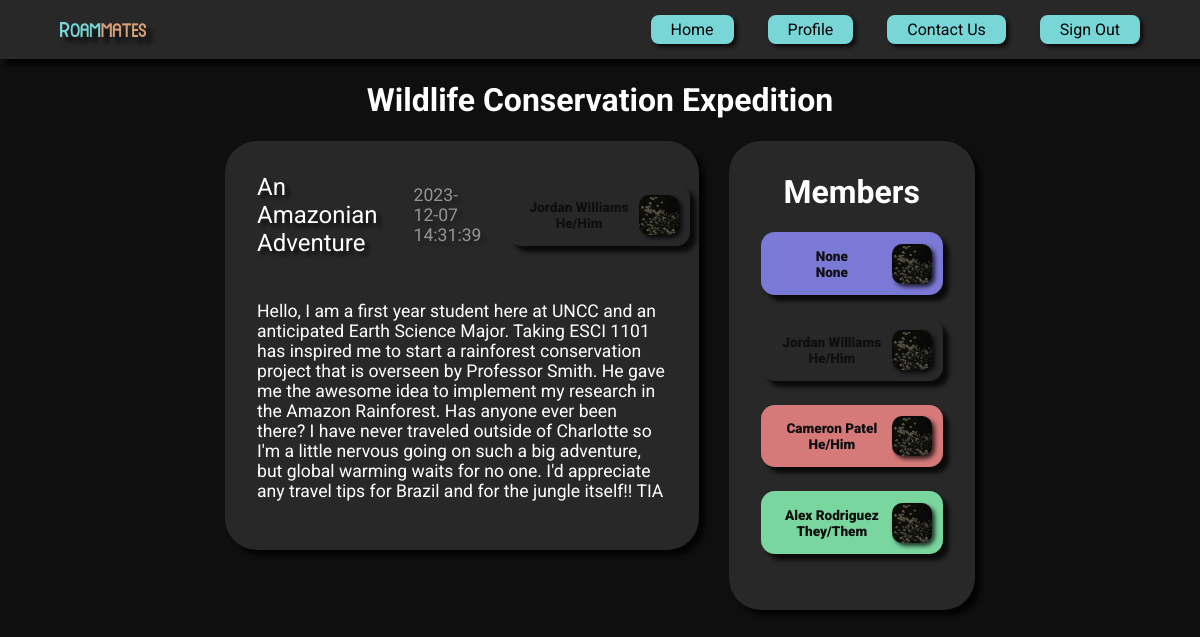
/server/4/group, run on the app's committed database.
### tables this page shows
CREATE TABLE Groups (
    id INTEGER PRIMARY KEY AUTOINCREMENT,
    title TEXT NOT NULL,
    location TEXT,
    description TEXT,
    avatar BLOB
);

CREATE TABLE Posts (
    id INTEGER PRIMARY KEY AUTOINCREMENT,
    group_id INTEGER NOT NULL,
    created_at TEXT NOT NULL,
    author INTEGER NOT NULL,
    title TEXT NOT NULL,
    content TEXT,
    FOREIGN KEY(group_id) REFERENCES Groups(id),
    FOREIGN KEY(author) REFERENCES Users(id)
);

CREATE TABLE "Users" (
	"id"	INTEGER,
	"created_at"	TEXT NOT NULL,
	"email"	TEXT NOT NULL,
	"name"	TEXT,
	"pronouns"	TEXT,
	"bio"	TEXT,
	"avatar"	BLOB,
	"color"	TEXT,
	PRIMARY KEY("id" AUTOINCREMENT)
);

### flaskr/server.py (the view, shortened to what this page needs)
@bp.route("/<int:group_id>/group", methods=['GET', 'POST'])
def group(group_id):
    db = get_db()
    db.row_factory = sqlite3.Row
    group_info = db.execute(
        """
        SELECT *
        FROM Groups
        WHERE id = ?
        """, (group_id,)
    ).fetchall()
    posts = db.execute(
        """
        SELECT
            Posts.id AS post_id,
            Posts.title,
            Posts.content,
            Posts.created_at,
            Users.name AS author_name,
            Users.color AS author_color,
            Users.pronouns AS author_pronouns
        FROM
            Posts
        JOIN Users ON Posts.author = Users.id
        WHERE
            Posts.group_id = ?
        """, (group_id,)
    ).fetchall()
    members = db.execute(
        """
        SELECT *
        FROM Users
        JOIN GroupMembers ON Users.id = GroupMembers.user_id
        WHERE GroupMembers.group_id = ?
        """, (group_id,)
    ).fetchall()
    comments = {}
    for post in posts:
        post_comments = db.execute(
            """
            SELECT
                Comments.id AS comment_id,
                Comments.content AS comment_content,
                Comments.created_at AS comment_created_at,
                Users.name AS user_name,
                Users.color AS user_color,
                Users.pronouns AS user_pronouns
            FROM
                Comments
            JOIN Users ON Comments.user_id = Users.id
            WHERE
                Comments.post_id = ?
            """, (post[0],)
        ).fetchall()
        comments[f'{post[0]}'] = post_comments
    posts_formatted = {}
    for post in posts:
        posts_formatted[f'{post[0]}'] = post
    return render_template("/server/group.html",
                           group_id=group_id, group_info=group_info, posts=posts, members=members, comments=comments)

### flaskr/__init__.py (called while the page is built)
def create_app(test_config=None):
    app = Flask(__name__)
    app.secret_key = env.get("APP_SECRET_KEY")
    app.database = os.path.join(app.instance_path, 'flaskr.sqlite')
    app.config['DATABASE'] = os.path.join(app.instance_path, 'flaskr.sqlite')
    try:
        os.makedirs(app.instance_path)
    except OSError:
        pass
    from . import db
    db.init_app(app)
    from . import server
    app.register_blueprint(server.bp)
    app.add_url_rule('/', endpoint='server.login_page')
    @app.context_processor
    def utility_functions():
        def print_in_console(message):
            print(str(message))
        return dict(mdebug=print_in_console)
    return app

### flaskr/db.py (called while the page is built)
def get_db():
    if 'db' not in g:
        g.db = sqlite3.connect(
            current_app.config['DATABASE'],
            detect_types=sqlite3.PARSE_DECLTYPES
        )
        g.db.row_factory = sqlite3.Row
    return g.db

### flaskr/templates/server/group.html (shortened to what this page needs)
{% extends 'base.html' %}
{% from 'components.html' import navbar, contact_card, post_card, member_list_card, expanded_post_card %}
{% block content %}
{{ navbar() }}
<header>
    <h1 id="title">{{ group_info[0][1] }}</h1>
</header>
<div class="columns-container">
    <div class="posts-list">
        {% for post in posts %}
            {{ post_card(post) }}
        {% endfor %}
    </div>
    <div class="member-list-container">
        {{ member_list_card(members) }}
    </div>
</div>
{% endblock %}

### flaskr/templates/components.html (shortened to what this page needs)
{% macro navbar() -%}
<nav>
    <img id="logo" src="{{ url_for('static', filename='/assets/Roammates Logo.png') }}" alt="">
    <ul>
        <li><a href="/server/groups_list"><button class="banner"><img src="" alt="">Home</button></a></li>
        <li><a href="/server/profile"><button class="banner"><img src="" alt="">Profile</button></a></li>
        <li><button id="contact-button" class="banner"><img src="" alt="">Contact Us</button></li>
        <li><a href="/server/logout"><button class="banner"><img src="" alt="">Sign Out</button></a></li>
    </ul>
</nav>
{%- endmacro %}
{% macro member_card(color, name, pronouns) -%}
<div id="member-container">
    <div class="card {{ color }} member">
        <div id="name-pronouns">
            <p>{{ name }}</p>
            <p>{{ pronouns }}</p>
        </div>
        <div id="avatar">
            <img src="{{ url_for('static', filename='/assets/Profile Avatar.jpg') }}" alt="">
        </div>
    </div>
</div>
{%- endmacro %}
{% macro member_list_card(members) -%}
<div>
    <div class="card member-list">
        <h1>Members</h1>
        {% for i in range(members | length) %}
            {{ member_card(members[i][7], members[i][3], members[i][4]) }}
        {% endfor %}
    </div>
</div>
{%- endmacro %}
{% macro post_card(post) -%}
<div>
    <div class="card post" id="post-{{ post[0] }}">
        <ul>
            <li class="primary">{{ post[1] }}</li>
            <li class="secondary">{{ post[3] }}</li>
            {{ member_card(post[5], post[4], post[6]) }}
        </ul>
        <p>{{ post[2] }}</p>
    </div>
</div>
{%- endmacro %}

### flaskr/static/layouts/styles.css (style rules this page uses)
:root { --black: #0F0F0F; --dark-grey: #282828; --light-grey: #545454; --blue: #79D6D6; --orange: #D6A079; --green: #79D69E; --purple: #7B79D6; --pink: #BE79D6; --red: #D67979; }
body { background-color: var(--black); margin-top: 60px; font-family: 'Roboto', sans-serif; color: white; overflow: auto; }
button { font-family: 'Roboto', sans-serif; font-size: 1em; border: 0; cursor: pointer; filter: brightness(1) drop-shadow(3px 3px 2px rgba(0, 0, 0, 0.75)); transition: all 0.2s; }
.banner { background-color: var(--blue); padding: 5px 20px; border-radius: 8px; color: black; }
nav { background-color: var(--dark-grey); padding: 15px 60px; filter: drop-shadow(6px 6px 2px rgba(0, 0, 0, 0.75)); position: fixed; left: 0; right: 0; top: 0; z-index: 1; display: flex; align-items: center; justify-content: space-between; }
nav #logo { float: left; max-width: 8%; align-content: center; filter: drop-shadow(6px 6px 2px rgba(0, 0, 0, 0.75)); }
nav ul { list-style: none; padding: 0; margin: 0; text-align: right; }
nav li { display: inline-block; margin-left: 30px; }
nav a { text-decoration: none; color: white; display: inline-block; }
.card { background-color: var(--dark-grey); color: white; padding: 2em; border-radius: 2em; filter: brightness(1) drop-shadow(6px 6px 2px rgba(0, 0, 0, 0.75)); overflow: auto; }
.green { background-color: var(--green); }
.purple { background-color: var(--purple); }
.red { background-color: var(--red); }
.post { margin-bottom: 2em; filter: brightness(1) drop-shadow(6px 6px 2px rgba(0, 0, 0, 0.75)); transition: all 0.2s; }
.post ul { list-style-type: none; display: flex; align-items: center; justify-content: space-between; margin: 0; padding: 0; }
.post li { margin-right: 1.5em; font-size: 1.5em; filter: brightness(100%) drop-shadow(4px 4px 2px rgba(0, 0, 0, 0.75)); }
.post p { margin-top: 0.4em; margin-bottom: 0; padding: 0; font-size: 1.1em; margin-top: 2.5em; margin-bottom: 1em; }
.post .secondary { opacity: 0.5; font-size: 1.1em; }
.member-list .member { margin-bottom: 1.5em; }
.member-list h1 { text-align: center; margin-top: 0; }
.member { width: 10em; display: flex; padding: 0.7em; height: 2.5em; border-radius: 14px; }
.member p { margin: 0; font-size: 0.85em; font-weight: 1000; color: var(--black); }
#name-pronouns { display: flex; flex-direction: column; align-items: center; justify-content: center; width: 100%; }
.member img { max-height: 40px; max-width: 40px; border-radius: 25%; filter: drop-shadow(3px 3px 2px rgba(0, 0, 0, 0.75)); }
.member #avatar { display: flex; align-items: center; }

### flaskr/templates/server/group.html (style rules this page uses)
body { display: flex; flex-direction: column; align-items: center; }
.columns-container { display: flex; justify-content: center; align-items: flex-start; width: 100%; }
.posts-list { display: block; width: 40%; margin-right: 30px; }
.member-list-container { display: flex; flex-direction: column; align-items: center; justify-content: center; }

### data on the page
Groups: title "Wildlife Conservation Expedition"
Posts: title "An Amazonian Adventure", created_at "2023-12-07 14:31:39", content "Hello, I am a first year student here at UNCC and an anticipated Earth Science Major. Taking ESCI 1101 has inspired me to start a rainforest conservation project that is overseen by Professor Smith. He gave me the awesome idea to implement my research in the Amazon Rainforest. Has anyone ever been there? I have never traveled outside of Charlotte so I'm a little nervous going on such a big adventure, but global warming waits for no one. I'd appreciate any travel tips for Brazil and for the jungle itself!! TIA"
Users: name "Jordan Williams", pronouns "He/Him", name "Jordan Williams", pronouns "He/Him"
Users: name "Cameron Patel", pronouns "He/Him"
Users: name "Alex Rodriguez", pronouns "They/Them"

### other printed values
{{ name }} "None"
{{ pronouns }} "None"
